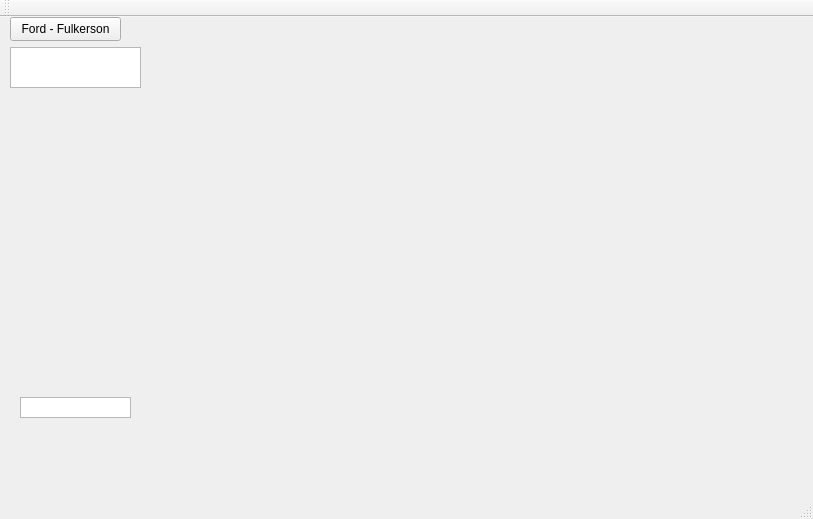
<?xml version="1.0" encoding="UTF-8"?>
<ui version="4.0">
 <class>GraphDisplayClass</class>
 <widget class="QMainWindow" name="GraphDisplayClass">
  <property name="geometry">
   <rect>
    <x>0</x>
    <y>0</y>
    <width>813</width>
    <height>519</height>
   </rect>
  </property>
  <property name="windowTitle">
   <string>GraphDisplay</string>
  </property>
  <widget class="QWidget" name="centralWidget">
   <widget class="QPushButton" name="fordFulkersonButton">
    <property name="geometry">
     <rect>
      <x>10</x>
      <y>0</y>
      <width>111</width>
      <height>24</height>
     </rect>
    </property>
    <property name="text">
     <string>Ford - Fulkerson</string>
    </property>
   </widget>
   <widget class="QListView" name="maxFluxDisplayList">
    <property name="geometry">
     <rect>
      <x>20</x>
      <y>380</y>
      <width>111</width>
      <height>21</height>
     </rect>
    </property>
   </widget>
   <widget class="QListWidget" name="maxFluxDisplayLW">
    <property name="geometry">
     <rect>
      <x>10</x>
      <y>30</y>
      <width>131</width>
      <height>41</height>
     </rect>
    </property>
   </widget>
  </widget>
  <widget class="QMenuBar" name="menuBar">
   <property name="geometry">
    <rect>
     <x>0</x>
     <y>0</y>
     <width>813</width>
     <height>22</height>
    </rect>
   </property>
  </widget>
  <widget class="QToolBar" name="mainToolBar">
   <attribute name="toolBarArea">
    <enum>TopToolBarArea</enum>
   </attribute>
   <attribute name="toolBarBreak">
    <bool>false</bool>
   </attribute>
  </widget>
  <widget class="QStatusBar" name="statusBar"/>
 </widget>
 <layoutdefault spacing="6" margin="11"/>
 <resources>
  <include location="GraphDisplay.qrc"/>
 </resources>
 <connections/>
</ui>
